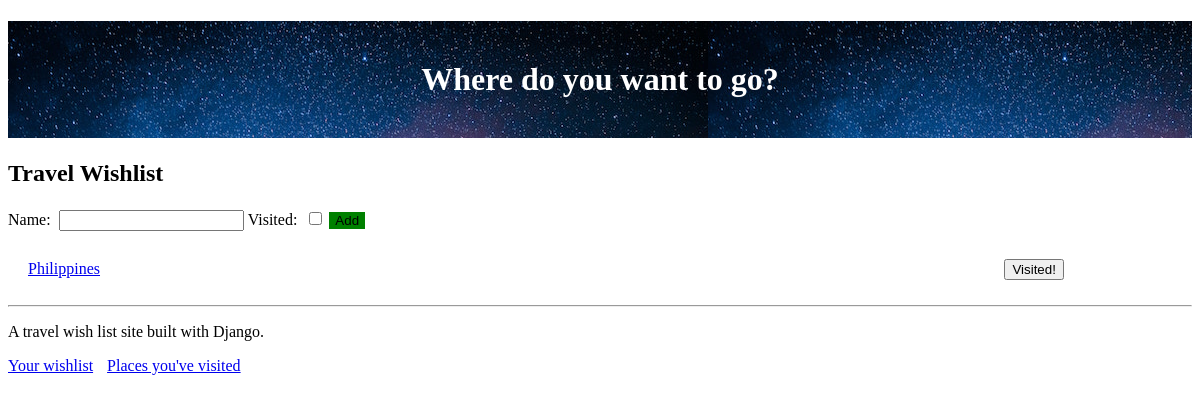
Before: / (signed in) with the older database file.
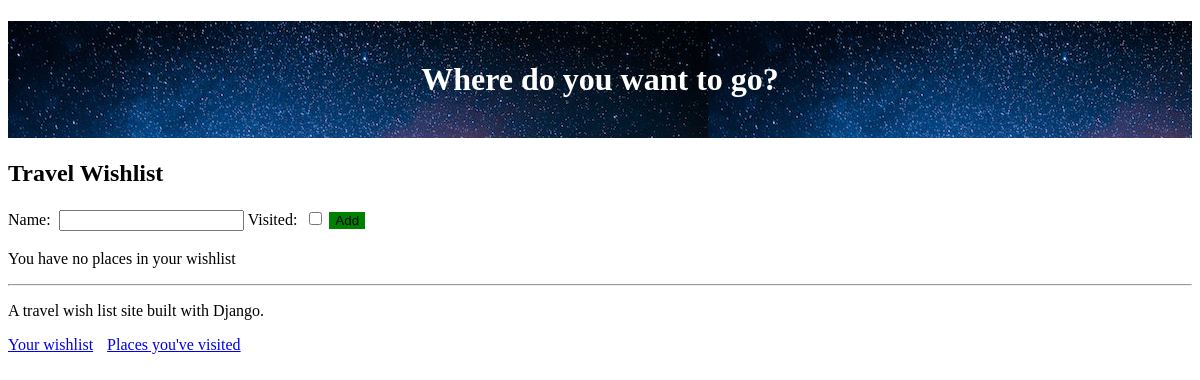
After: the same page with the newer database file.
### travel_wishlist/models.py (models this page shows, shortened)
class Place(models.Model):
    user = models.ForeignKey('auth.User', null=False, on_delete=models.CASCADE)
    name = models.CharField(max_length=200)
    visited = models.BooleanField(default=False)
    notes = models.TextField(blank=True, null=True)
    date_visited = models.DateField(blank=True, null=True)
    photo = models.ImageField(upload_to='user_images/', blank=True, null=True)

### travel_wishlist/views.py (the view, shortened to what this page needs)
# urls.py: path('', views.place_list, name='place_list'),
@login_required
def place_list(request):
    places = Place.objects.filter(user=request.user).filter(visited=False).order_by('name') # Only display places the user has not visited and orders by name.
    new_place_form = NewPlaceForm()
    return render(request, 'travel_wishlist/wishlist.html', { 'places': places, 'new_place_form': new_place_form })

### travel_wishlist/forms.py
class NewPlaceForm(forms.ModelForm):
    class Meta:
        model = Place
        fields = ('name', 'visited')

### travel_wishlist/templates/travel_wishlist/wishlist.html (shortened to what this page needs)
{% extends 'travel_wishlist/base.html' %}
{% block content %}
<h2>Travel Wishlist</h2>
<form method="POST" action="{% url 'place_list' %}">
    {{ new_place_form }}
    <button id="add-new-place" type="submit">Add</button>
</form>
{% for place in places %}
<div class="wishlist-place">
    <span id="place-name-{{ place.pk }}" class="place-name">
        <a href="{% url 'place_details' place_pk=place.pk %}">{{ place.name }}</a>
    </span>
    <form class="visited-form" method="POST" action="{% url 'place_was_visited' place.pk %}">
        <button id="visited-button-{{ place.pk }}" type="submit">Visited!</button>
    </form>
</div>
{% empty %}
<p>You have no places in your wishlist</p>
{% endfor %}
{% endblock %}

Changed rows visible on the page:
removed Place: name "Philippines"
Other visible differences:
text now shown: "You have no places in your wishlist"
